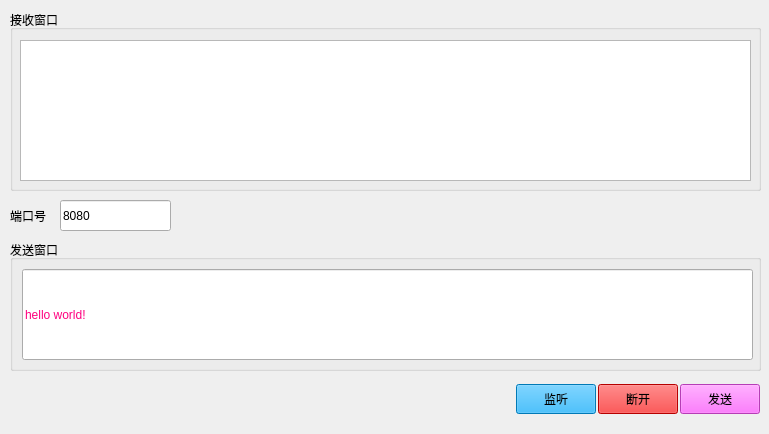
<?xml version="1.0" encoding="UTF-8"?>
<ui version="4.0">
 <class>Widget</class>
 <widget class="QWidget" name="Widget">
  <property name="geometry">
   <rect>
    <x>0</x>
    <y>0</y>
    <width>769</width>
    <height>434</height>
   </rect>
  </property>
  <property name="windowTitle">
   <string>Widget</string>
  </property>
  <property name="autoFillBackground">
   <bool>true</bool>
  </property>
  <property name="styleSheet">
   <string notr="true"/>
  </property>
  <widget class="QLabel" name="label">
   <property name="geometry">
    <rect>
     <x>10</x>
     <y>210</y>
     <width>54</width>
     <height>12</height>
    </rect>
   </property>
   <property name="text">
    <string>端口号</string>
   </property>
  </widget>
  <widget class="QGroupBox" name="groupBox_2">
   <property name="geometry">
    <rect>
     <x>10</x>
     <y>240</y>
     <width>751</width>
     <height>131</height>
    </rect>
   </property>
   <property name="title">
    <string>发送窗口</string>
   </property>
   <widget class="QLineEdit" name="sendwd">
    <property name="geometry">
     <rect>
      <x>12</x>
      <y>29</y>
      <width>731</width>
      <height>91</height>
     </rect>
    </property>
    <property name="sizePolicy">
     <sizepolicy hsizetype="Expanding" vsizetype="Expanding">
      <horstretch>0</horstretch>
      <verstretch>0</verstretch>
     </sizepolicy>
    </property>
    <property name="styleSheet">
     <string notr="true">color: rgb(255, 0, 127);</string>
    </property>
    <property name="text">
     <string>hello world!</string>
    </property>
   </widget>
  </widget>
  <widget class="QWidget" name="layoutWidget">
   <property name="geometry">
    <rect>
     <x>9</x>
     <y>379</y>
     <width>751</width>
     <height>41</height>
    </rect>
   </property>
   <layout class="QHBoxLayout" name="horizontalLayout">
    <property name="spacing">
     <number>2</number>
    </property>
    <item>
     <spacer name="horizontalSpacer">
      <property name="orientation">
       <enum>Qt::Horizontal</enum>
      </property>
      <property name="sizeHint" stdset="0">
       <size>
        <width>98</width>
        <height>20</height>
       </size>
      </property>
     </spacer>
    </item>
    <item>
     <widget class="QPushButton" name="connectBtn">
      <property name="sizePolicy">
       <sizepolicy hsizetype="Minimum" vsizetype="Fixed">
        <horstretch>0</horstretch>
        <verstretch>10</verstretch>
       </sizepolicy>
      </property>
      <property name="minimumSize">
       <size>
        <width>0</width>
        <height>30</height>
       </size>
      </property>
      <property name="styleSheet">
       <string notr="true">background-color: rgb(0, 170, 255);
font: 25 9pt &quot;Microsoft YaHei&quot;;</string>
      </property>
      <property name="text">
       <string>监听</string>
      </property>
      <property name="autoDefault">
       <bool>false</bool>
      </property>
      <property name="default">
       <bool>false</bool>
      </property>
      <property name="flat">
       <bool>false</bool>
      </property>
     </widget>
    </item>
    <item>
     <widget class="QPushButton" name="disConnectBtn">
      <property name="sizePolicy">
       <sizepolicy hsizetype="Minimum" vsizetype="Fixed">
        <horstretch>0</horstretch>
        <verstretch>0</verstretch>
       </sizepolicy>
      </property>
      <property name="minimumSize">
       <size>
        <width>0</width>
        <height>30</height>
       </size>
      </property>
      <property name="styleSheet">
       <string notr="true">background-color: rgb(255, 0, 0);
font: 25 9pt &quot;Microsoft YaHei&quot;;</string>
      </property>
      <property name="text">
       <string>断开</string>
      </property>
      <property name="flat">
       <bool>false</bool>
      </property>
     </widget>
    </item>
    <item>
     <widget class="QPushButton" name="sendBtn">
      <property name="sizePolicy">
       <sizepolicy hsizetype="Minimum" vsizetype="Fixed">
        <horstretch>0</horstretch>
        <verstretch>0</verstretch>
       </sizepolicy>
      </property>
      <property name="minimumSize">
       <size>
        <width>0</width>
        <height>30</height>
       </size>
      </property>
      <property name="styleSheet">
       <string notr="true">background-color: rgb(255, 85, 255);
font: 25 9pt &quot;Microsoft YaHei&quot;;</string>
      </property>
      <property name="text">
       <string>发送</string>
      </property>
      <property name="flat">
       <bool>false</bool>
      </property>
     </widget>
    </item>
   </layout>
  </widget>
  <widget class="QGroupBox" name="groupBox">
   <property name="geometry">
    <rect>
     <x>10</x>
     <y>10</y>
     <width>751</width>
     <height>181</height>
    </rect>
   </property>
   <property name="sizePolicy">
    <sizepolicy hsizetype="Expanding" vsizetype="Expanding">
     <horstretch>0</horstretch>
     <verstretch>0</verstretch>
    </sizepolicy>
   </property>
   <property name="title">
    <string>接收窗口</string>
   </property>
   <widget class="QPlainTextEdit" name="receivewd">
    <property name="geometry">
     <rect>
      <x>10</x>
      <y>30</y>
      <width>731</width>
      <height>141</height>
     </rect>
    </property>
    <property name="sizePolicy">
     <sizepolicy hsizetype="Expanding" vsizetype="Expanding">
      <horstretch>0</horstretch>
      <verstretch>0</verstretch>
     </sizepolicy>
    </property>
    <property name="styleSheet">
     <string notr="true">color: rgb(255, 85, 0);</string>
    </property>
   </widget>
  </widget>
  <widget class="QLineEdit" name="portnum">
   <property name="geometry">
    <rect>
     <x>60</x>
     <y>200</y>
     <width>111</width>
     <height>31</height>
    </rect>
   </property>
   <property name="text">
    <string>8080</string>
   </property>
  </widget>
 </widget>
 <resources/>
 <connections/>
</ui>
